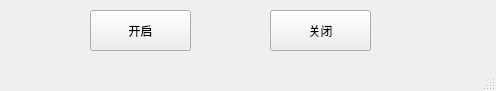
<?xml version="1.0" encoding="UTF-8"?>
<ui version="4.0">
 <class>MainWindow</class>
 <widget class="QMainWindow" name="MainWindow">
  <property name="geometry">
   <rect>
    <x>0</x>
    <y>0</y>
    <width>496</width>
    <height>91</height>
   </rect>
  </property>
  <property name="windowTitle">
   <string>MainWindow</string>
  </property>
  <widget class="QWidget" name="centralwidget">
   <widget class="QPushButton" name="startBtn">
    <property name="geometry">
     <rect>
      <x>90</x>
      <y>10</y>
      <width>101</width>
      <height>41</height>
     </rect>
    </property>
    <property name="text">
     <string>开启</string>
    </property>
   </widget>
   <widget class="QPushButton" name="closeBtn">
    <property name="geometry">
     <rect>
      <x>270</x>
      <y>10</y>
      <width>101</width>
      <height>41</height>
     </rect>
    </property>
    <property name="text">
     <string>关闭</string>
    </property>
   </widget>
  </widget>
  <widget class="QMenuBar" name="menubar">
   <property name="geometry">
    <rect>
     <x>0</x>
     <y>0</y>
     <width>496</width>
     <height>23</height>
    </rect>
   </property>
  </widget>
  <widget class="QStatusBar" name="statusbar"/>
 </widget>
 <resources/>
 <connections/>
</ui>
